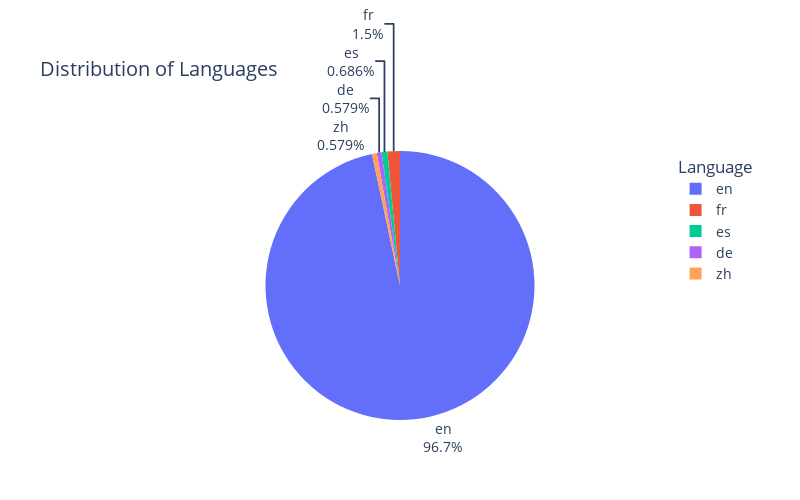

Source (notebook cell):
### Code cell
lang= movies1.groupby('original_language')[['title']].count() 
lang.loc[lang['title'] < 20, 'title'] = 'Others'
fig = px.pie(lang, values='title', names=lang.index,width=800,height=500)
fig.update_layout(
    title="Distribution of Languages",
    legend_title="Language",
    font=dict(
        size=14
    )
)
fig.layout.template = 'plotly'
fig.update_traces(textposition='outside', textinfo='percent+label')
fig.show()

### Figure 1 — Plotly figure (JSON) as saved in the notebook; plotly's stock layout.template omitted (floating-point values rounded to 4 significant figures)
{"data": [{"domain": {"x": [0, 1], "y": [0, 1]}, "hovertemplate": "original_language=%{label}<br>title=%{value}<extra></extra>", "labels": ["af", "ar", "cn", "cs", "da", "de", "el", "en", "es", "fa", "fr", "he", "hi", "hu", "id", "is", "it", "ja", "ko", "ky", "nb", "nl", "no", "pl", "ps", "pt", "ro", "ru", "sl", "sv", "ta", "te", "th", "tr", "vi", "xx", "zh"], "legendgroup": "", "name": "", "showlegend": true, "textinfo": "percent+label", "textposition": "outside", "type": "pie", "values": ["Others", "Others", "Others", "Others", "Others", 27, "Others", 4509, 32, "Others", 70, "Others", "Others", "Others", "Others", "Others", "Others", "Others", "Others", "Others", "Others", "Others", "Others", "Others", "Others", "Others", "Others", "Others", "Others", "Others", "Others", "Others", "Others", "Others", "Others", "Others", 27]}], "layout": {"font": {"size": 14}, "height": 500, "legend": {"title": {"text": "Language"}, "tracegroupgap": 0}, "margin": {"t": 60}, "title": {"text": "Distribution of Languages"}, "width": 800}}
